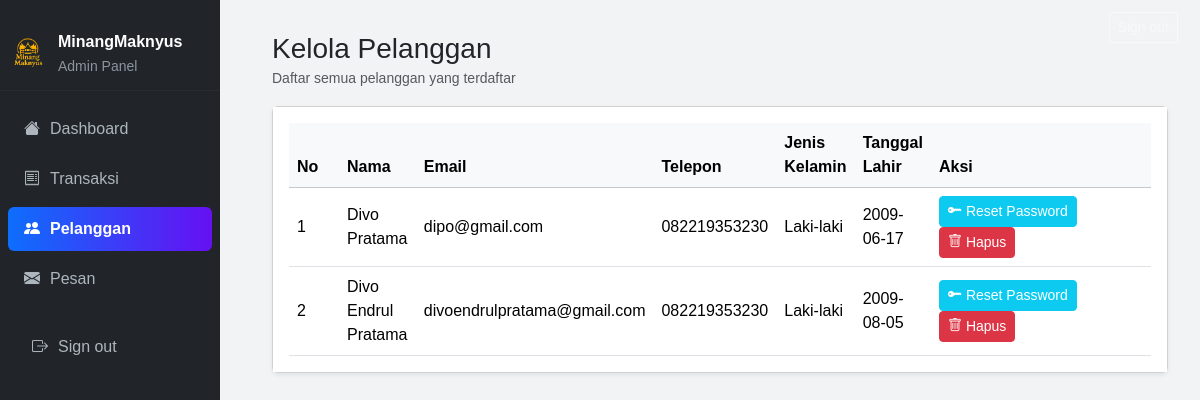
Page /projekumkm/admin/pelanggan.php on the committed database.
### tables this page shows
CREATE TABLE `tb_user` (
  `id` int NOT NULL,
  `username` varchar(50) NOT NULL,
  `password` varchar(255) NOT NULL,
  `nama` varchar(100) DEFAULT NULL,
  `email` varchar(100) DEFAULT NULL,
  `alamat` varchar(255) DEFAULT NULL,
  `telepon` varchar(20) DEFAULT NULL,
  `jenis_kelamin` varchar(20) DEFAULT NULL,
  `tgl_lahir` date DEFAULT NULL,
  `foto` varchar(255) DEFAULT NULL,
  `role` enum('admin','pelanggan') NOT NULL DEFAULT 'pelanggan'
);

### projekumkm/admin/pelanggan.php (the view, shortened to what this page needs)
<?php
include '../db.php';
$pelangganRes = mysqli_query($conn, "
    SELECT id, nama, email, telepon, jenis_kelamin, tgl_lahir
    FROM tb_user
    WHERE role = 'pelanggan'
    ORDER BY id DESC
");
?>
<!doctype html>
<html lang="id">
<head>
    <link href="https://cdn.jsdelivr.net/npm/bootstrap@5.3.2/dist/css/bootstrap.min.css" rel="stylesheet">
    <link href="https://cdn.jsdelivr.net/npm/bootstrap-icons@1.10.5/font/bootstrap-icons.css" rel="stylesheet">
</head>
<body>
<nav class="sidebar-custom">
    <div class="brand px-2">
        <img src="../assets/img/logo.png" alt="logo" onerror="this.src='https://placehold.co/80x40'">
        <div>
            <div style="color: #fff; font-weight: 700;">MinangMaknyus</div>
            <small style="color: #8b949e;">Admin Panel</small>
        </div>
    </div>
    <div class="mt-3">
        <a href="dashboard.php" class="nav-link"><i class="bi bi-house-fill"></i> Dashboard</a>
        <a href="transaksi.php" class="nav-link"><i class="bi bi-receipt"></i> Transaksi</a>
        <a href="pelanggan.php" class="nav-link active"><i class="bi bi-people-fill"></i> Pelanggan</a>
        <a href="pesan.php" class="nav-link"><i class="bi bi-envelope-fill"></i> Pesan</a>
    </div>
    <div class="mt-4 px-2">
        <a href="../auth/logout.php" class="nav-link" style="margin-top: 10px"><i class="bi bi-box-arrow-right"></i> Sign out</a>
    </div>
</nav>
<div class="signout d-none d-md-block">
    <a href="../auth/logout.php" class="btn btn-sm btn-outline-light">Sign out</a>
</div>
<div class="main-content">
    <div class="d-flex justify-content-between align-items-start mb-3">
        <div>
            <h3 class="mb-0">Kelola Pelanggan</h3>
            <small class="text-muted">Daftar semua pelanggan yang terdaftar</small>
        </div>
    </div>
    <div class="container-fluid p-0">
        <div class="card mb-4 shadow-sm">
            <div class="card-body bg-white">
                <div class="table-responsive">
                    <table class="table table-hover mb-0 align-middle">
                        <thead class="table-light">
                            <tr>
                                <th style="width:50px">No</th>
                                <th>Nama</th>
                                <th>Email</th>
                                <th>Telepon</th>
                                <th>Jenis Kelamin</th>
                                <th>Tanggal Lahir</th>
                                <th style="width:220px">Aksi</th>
                            </tr>
                        </thead>
                        <tbody>
                            <?php $no = 1; while ($p = mysqli_fetch_assoc($pelangganRes)): ?>
                            <tr>
                                <td><?= $no++ ?></td>
                                <td><?= htmlspecialchars($p['nama'] ?? '-') ?></td>
                                <td><?= htmlspecialchars($p['email'] ?? '-') ?></td>
                                <td><?= htmlspecialchars($p['telepon'] ?? '-') ?></td>
                                <td><?= htmlspecialchars($p['jenis_kelamin'] ?? '-') ?></td>
                                <td><?= htmlspecialchars($p['tgl_lahir'] ?? '-') ?></td>
                                <td>
                                    <button class="btn btn-sm btn-info text-white me-2 reset-password-btn" data-id="<?= $p['id'] ?>" data-nama="<?= htmlspecialchars($p['nama'] ?? '') ?>">
                                        <i class="bi bi-key-fill"></i> Reset Password
                                    </button>
                                    <button class="btn btn-sm btn-danger btn-delete" data-id="<?= $p['id'] ?>" data-nama="<?= htmlspecialchars($p['nama'] ?? '') ?>">
                                        <i class="bi bi-trash"></i> Hapus
                                    </button>
                                </td>
                            </tr>
                            <?php endwhile; ?>
                        </tbody>
                    </table>
                </div>
            </div>
        </div>
    </div>
</div> <script src="https://cdn.jsdelivr.net/npm/bootstrap@5.3.2/dist/js/bootstrap.bundle.min.js"></script>
</body>
</html>

### projekumkm/admin/pelanggan.php (style rules this page uses)
body { font-family: 'Poppins', sans-serif; background: #f1f3f5; }
.sidebar-custom { position: fixed; top: 0; left: 0; height: 100vh; width: 220px; background: #212529; padding-top: 18px; color: #adb5bd; overflow-y: auto; }
.sidebar-custom .brand { display: flex; align-items: center; gap: 10px; padding: 12px 16px; border-bottom: 1px solid rgba(255, 255, 255, 0.03); }
.sidebar-custom .brand img { height: 40px; }
.sidebar-custom .nav-link { color: #adb5bd; padding: 10px 16px; display: flex; align-items: center; gap: 10px; border-radius: 6px; margin: 6px 8px; transition: background .15s, color .15s; }
.sidebar-custom .nav-link.active { background: linear-gradient(90deg, #0d6efd, #6610f2); color: #fff; font-weight: 600; }
.main-content { margin-left: 240px; padding: 32px; }
.signout { position: fixed; top: 12px; right: 22px; z-index: 50; }

### rows in the picture
tb_user: nama "Divo Pratama", email "dipo@gmail.com", telepon "082219353230", jenis_kelamin "Laki-laki", tgl_lahir "2009-06-17"
tb_user: nama "Divo Endrul Pratama", email "divoendrulpratama@gmail.com", telepon "082219353230", jenis_kelamin "Laki-laki", tgl_lahir "2009-08-05"
